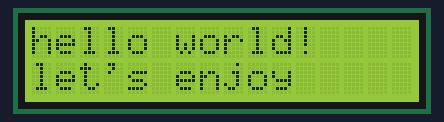
The sketch below on a simulated Arduino Uno, built with avr-gcc and run on an emulated ATmega328P. On the bench: 16×2 character LCD.

Above: at 0.1 s.

The sketch:

hello_lcd_with_i2c.ino
```cpp
#include <LiquidCrystal_I2C.h>

// アドレス0x27 16文字2行の液晶
// アドレスはモジュールの仕様書を確認
LiquidCrystal_I2C lcd(0x27, 16, 2);

void setup() {
  lcd.init();
  lcd.backlight();

  lcd.print("hello world!");

  lcd.setCursor(0,1);
  lcd.print("let's enjoy");
}

void loop() {
//  lcd.noBlink();
  lcd.noCursor();
//  lcd.noDisplay();
  delay(500);

//  lcd.blink();
  lcd.cursor();
//  lcd.display();
  delay(1000);
}
```
